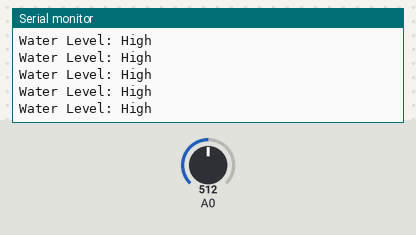
This sketch was run on a simulated Arduino Uno, built with avr-gcc and run on an emulated ATmega328P. Shown: the last lines printed to the serial monitor. The test bench sets the inputs (shaded band); at power-on: A0 = 512.

Above: at 1.2 s.
1.3 s: A0 set to 499
At 2.4 s:
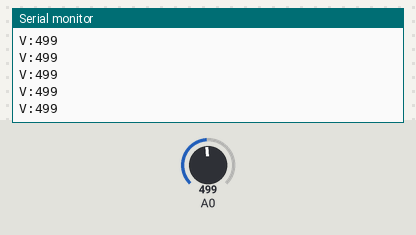
3.2 s: A0 set to 522
At 3.8 s:
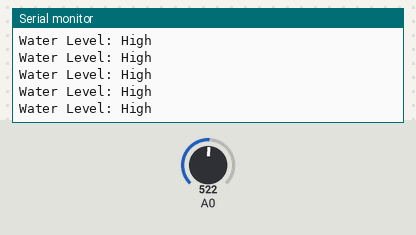
9.2 s: A0 set to 511
At 9.9 s:
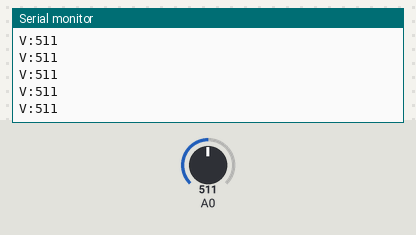
Timing chart, 0 to 12.2 s (numbered marks = the images above; inputs shaded):
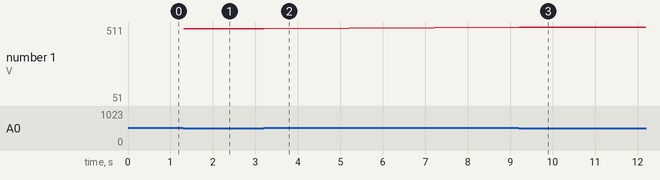

The sketch:

CPE_final_Nick_Abbot_Cory_Coker_v1.ino
```cpp
//Cory Coker
//Nick Abbott
#include <LiquidCrystal.h>


#define RDA 0x80
#define TBE 0x20

volatile unsigned char *myUCSR0A = (unsigned char *)0x00C0;
volatile unsigned char *myUCSR0B = (unsigned char *)0x00C1;
volatile unsigned char *myUCSR0C = (unsigned char *)0x00C2;
volatile unsigned int  *myUBRR0  = (unsigned int *) 0x00C4;
volatile unsigned char *myUDR0   = (unsigned char *)0x00C6;

volatile unsigned char* my_ADMUX = (unsigned char*) 0x7C;
volatile unsigned char* my_ADCSRB = (unsigned char*) 0x7B;
volatile unsigned char* my_ADCSRA = (unsigned char*) 0x7A;

void setup() {
 // setup the UART
  U0init(9600);
  // setup the ADC
  adc_init();
}

void loop()
{
  // read the water sensor value by calling adc_read() and check the threshold to display the message accordingly
 unsigned int sensor_value = adc_read(0);
 unsigned int threshold = 512;
  //if the value is less than the threshold display the value on the Serial monitor
   if (sensor_value < threshold) {
U0putchar('V'); U0putchar(':');
    U0putchar(((sensor_value / 100) % 10) + '0'); // Hundreds place
    U0putchar(((sensor_value / 10) % 10) + '0'); // Tens place
    U0putchar((sensor_value % 10) + '0'); // Units place
    U0putchar('\n');
   }
  //if the value is over the threshold display "Water Level: High" message on the Serial monitor.
 else {
    // Display high water level message
    char msg[] = "Water Level: High\n";
    for (int i = 0; msg[i] != '\0'; i++) {
      U0putchar(msg[i]);
    }
  }
  //Use a threshold value that works for you with your sensor. There is no fixed value as sensor's sensitivity can differ.
}


void adc_init()
{
// setup the A register
  *my_ADCSRA |= (1 << 7);
//disable the ADC trigger mode
  *my_ADCSRA &= ~(1 << 6);
 //disable the ADC interrupt
*my_ADCSRA &= ~(1 << 5);
 //set prescaler selection to slow reading
*my_ADCSRA &= ~(1 << 2);
*my_ADCSRA &= ~(1 << 1);
*my_ADCSRA &= ~(1 << 0);
  // setup the B register
//reset the channel and gain bits
*my_ADCSRB &= ~(1 << 3);
 //set free running mode
*my_ADCSRB &= ~(1 << 2);
  *my_ADCSRB &= ~(1 << 1);
  *my_ADCSRB &= ~(1 << 0);
  // setup the MUX Register
 //AVCC analog reference
*my_ADMUX &= ~(1 << 7);
//AVCC analog reference
*my_ADMUX |= (1 << 6);
  //right adjust result
*my_ADMUX &= ~(1 << 5);
 //reset the channel and gain bits
*my_ADMUX &= 0xF0;
}
unsigned int adc_read(unsigned char adc_channel_num)
{
  // clear the channel selection bits (MUX 4:0)
 *my_ADMUX &= 0xF0;
  // clear the channel selection bits (MUX 5) hint: it's not in the ADMUX register
*my_ADCSRB &= ~(1 << 3);
  //channel selection bits for channel 0
 *my_ADMUX |= (adc_channel_num & 0x0F);
  //to start a conversion
 *my_ADCSRA |= (1 << 6);
  // wait for the conversion to complete
  while((*my_ADCSRA & 0x40) != 0);
  // return the result in the ADC data register
  volatile unsigned char* my_ADCL = (unsigned char*) 0x78;
  volatile unsigned char* my_ADCH = (unsigned char*) 0x79;
  unsigned int val = *my_ADCL;            // Read low byte
  val |= (*my_ADCH << 8);
  return val;
}

void U0init(int U0baud)
{
 unsigned long FCPU = 16000000;
 unsigned int tbaud;
 tbaud = (FCPU / 16 / U0baud - 1);
 // Same as (FCPU / (16 * U0baud)) - 1;
 *myUCSR0A = 0x20;
 *myUCSR0B = 0x18;
 *myUCSR0C = 0x06;
 *myUBRR0  = tbaud;
}

unsigned char U0kbhit()
{
  return *myUCSR0A & RDA;
}
unsigned char U0getchar()
{
  return *myUDR0;
}
void U0putchar(unsigned char U0pdata)
{
  while((*myUCSR0A & TBE)==0);
  *myUDR0 = U0pdata;
}
```

Measured:
- the behaviour switches between 512 and 511 on A0 (found by bisection; images 0 and 1)
- after the input at 1.3 s, the serial monitor: prints a new line at once (image 1)
- after the input at 9.2 s, the serial monitor: prints a new line at once (image 3)
- plotted number 1: 499 → 51 after the input at 9.2 s
